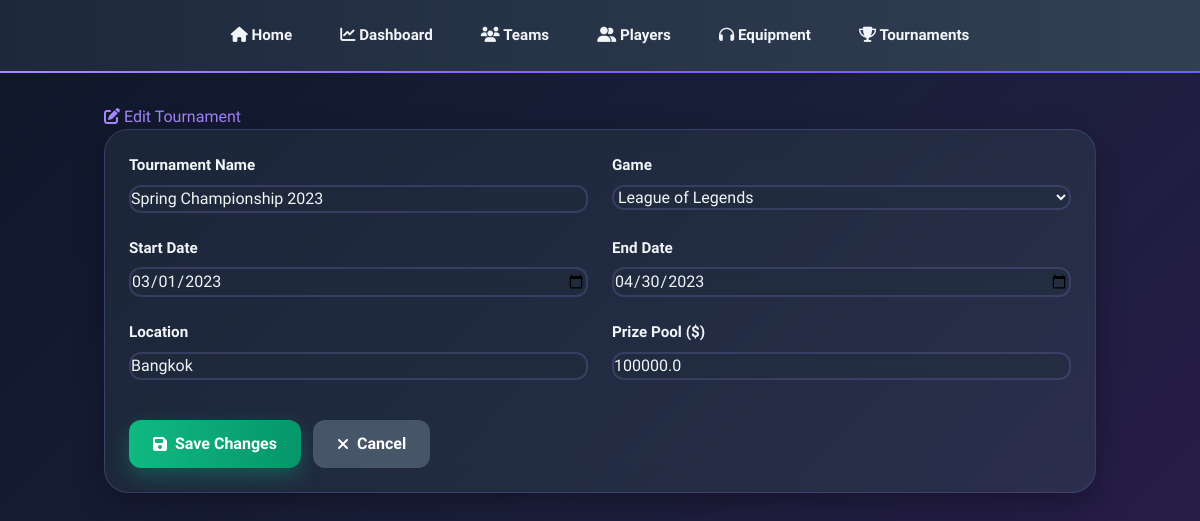
/tournament/1/edit, run on the app's committed database.
### tables this page shows
CREATE TABLE Tournaments (
        TournamentID INTEGER PRIMARY KEY AUTOINCREMENT,
        TournamentName TEXT NOT NULL,
        Game TEXT NOT NULL,
        StartDate DATE NOT NULL,
        EndDate DATE NOT NULL,
        Location TEXT NOT NULL,
        PrizePool REAL NOT NULL
    );

### app.py (the view, shortened to what this page needs)
@app.route('/tournament/<int:tournament_id>/edit', methods=['GET', 'POST'])
def edit_tournament(tournament_id):
    conn = get_db_connection()
    tournament = conn.execute('SELECT * FROM Tournaments WHERE TournamentID = ?', (tournament_id,)).fetchone()
    conn.close()
    return render_template('edit_tournament.html', tournament=tournament)

### app.py (called while the page is built)
def get_db_connection():
    conn = sqlite3.connect(DATABASE)
    conn.row_factory = sqlite3.Row
    return conn

### templates/edit_tournament.html (shortened to what this page needs)
{% extends "base.html" %}
{% block content %}
<h1><i class="fas fa-edit"></i> Edit Tournament</h1>
<div class="card">
    <form method="POST" action="/tournament/{{ tournament['TournamentID'] }}/edit">
        <div class="form-row">
            <div class="form-group">
                <label for="tournament_name">Tournament Name</label>
                <input type="text" id="tournament_name" name="tournament_name"
                    value="{{ tournament['TournamentName'] }}" required placeholder="e.g., Spring Championship 2023">
            </div>
            <div class="form-group">
                <label for="game">Game</label>
                <select id="game" name="game" required>
                    <option value="League of Legends" {% if tournament['Game']=='League of Legends' %}selected{% endif
                        %}>League of Legends</option>
                </select>
            </div>
        </div>
        <div class="form-row">
            <div class="form-group">
                <label for="start_date">Start Date</label>
                <input type="date" id="start_date" name="start_date" value="{{ tournament['StartDate'] }}" required>
            </div>
            <div class="form-group">
                <label for="end_date">End Date</label>
                <input type="date" id="end_date" name="end_date" value="{{ tournament['EndDate'] }}" required>
            </div>
        </div>
        <div class="form-row">
            <div class="form-group">
                <label for="location">Location</label>
                <input type="text" id="location" name="location" value="{{ tournament['Location'] }}" required
                    placeholder="e.g., Bangkok">
            </div>
            <div class="form-group">
                <label for="prize_pool">Prize Pool ($)</label>
                <input type="number" id="prize_pool" name="prize_pool" step="0.01" value="{{ tournament['PrizePool'] }}"
                    required placeholder="0.00">
            </div>
        </div>
        <div class="action-buttons">
            <button type="submit" class="btn btn-success"><i class="fas fa-save"></i> Save Changes</button>
            <a href="/tournaments" class="btn btn-secondary"><i class="fas fa-times"></i> Cancel</a>
        </div>
    </form>
</div>
{% endblock %}

### templates/base.html (style rules this page uses)
* { transition: all 0.3s ease; }
body { background: linear-gradient(135deg, #0f172a 0%, #1a1f3a 50%, #2d1b4e 100%); min-height: 100vh; overflow-x: hidden; color: #f1f5f9; font-family: 'Segoe UI', -apple-system, BlinkMacSystemFont, sans-serif; }
h1 { font-size: 2.25rem; font-weight: 900; margin-bottom: 2rem; background: linear-gradient(to right, #a78bfa, #8b5cf6, #6366f1); -webkit-background-clip: text; -webkit-text-fill-color: transparent; background-clip: text; }
.card { backdrop-filter: blur(12px); background: linear-gradient(135deg, rgba(30, 41, 59, 0.8) 0%, rgba(51, 65, 85, 0.5) 100%); border: 1px solid rgba(167, 139, 250, 0.2); border-radius: 1.5rem; padding: 1.5rem; box-shadow: 0 10px 30px rgba(0, 0, 0, 0.3); margin-bottom: 2rem; transition: all 0.5s; position: relative; overflow: hidden; }
.form-group { margin-bottom: 1.5rem; }
label { display: block; margin-bottom: 0.5rem; font-weight: 600; color: #f1f5f9; font-size: 0.95rem; }
input, select, textarea { width: 100%; padding: 0.75rem 1rem; background: rgba(30, 41, 59, 0.5); backdrop-filter: blur(8px); border: 2px solid rgba(167, 139, 250, 0.2); border-radius: 0.75rem; color: #f1f5f9; font-size: 1rem; transition: all 0.3s; font-family: inherit; }
input::placeholder, select::placeholder { color: #94a3b8; }
.form-row { display: grid; grid-template-columns: 1fr; gap: 1.5rem; }
@media (min-width: 768px) { .form-row { grid-template-columns: 1fr 1fr; } }
.btn { display: inline-block; padding: 0.75rem 1.5rem; font-weight: bold; border-radius: 0.75rem; border: none; cursor: pointer; transition: all 0.3s; color: white; text-decoration: none; font-size: 1rem; }
.btn-secondary { background: #475569; transition: all 0.3s; }
.btn-success { background: linear-gradient(to right, #10b981, #059669); box-shadow: 0 8px 20px rgba(16, 185, 129, 0.3); transition: all 0.3s; }
.action-buttons { display: flex; flex-direction: column; gap: 0.75rem; flex-wrap: wrap; margin-top: 1rem; }
@media (min-width: 768px) { .action-buttons { flex-direction: row; gap: 0.75rem; } }
.action-buttons .btn { display: inline-flex; align-items: center; justify-content: center; gap: 0.5rem; }

### data on the page
Tournaments: tournament_name "Spring Championship 2023", game "League of Legends", start_date "03/01/2023", end_date "04/30/2023", location "Bangkok", prize_pool "100000.0"
